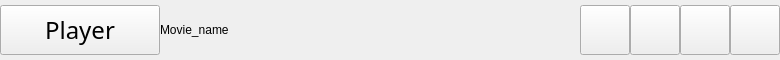
<?xml version="1.0" encoding="UTF-8"?>
<ui version="4.0">
 <class>TitleBar</class>
 <widget class="QWidget" name="TitleBar">
  <property name="geometry">
   <rect>
    <x>0</x>
    <y>0</y>
    <width>780</width>
    <height>60</height>
   </rect>
  </property>
  <property name="minimumSize">
   <size>
    <width>0</width>
    <height>60</height>
   </size>
  </property>
  <property name="maximumSize">
   <size>
    <width>16777215</width>
    <height>60</height>
   </size>
  </property>
  <property name="windowTitle">
   <string>TitleBar</string>
  </property>
  <layout class="QHBoxLayout" name="horizontalLayout">
   <property name="spacing">
    <number>0</number>
   </property>
   <property name="leftMargin">
    <number>0</number>
   </property>
   <property name="topMargin">
    <number>0</number>
   </property>
   <property name="rightMargin">
    <number>0</number>
   </property>
   <property name="bottomMargin">
    <number>0</number>
   </property>
   <item>
    <widget class="QPushButton" name="MenuBtn">
     <property name="minimumSize">
      <size>
       <width>160</width>
       <height>50</height>
      </size>
     </property>
     <property name="maximumSize">
      <size>
       <width>160</width>
       <height>16777215</height>
      </size>
     </property>
     <property name="font">
      <font>
       <family>Bahnschrift Light SemiCondensed</family>
       <pointsize>18</pointsize>
      </font>
     </property>
     <property name="text">
      <string>Player</string>
     </property>
    </widget>
   </item>
   <item>
    <widget class="QLabel" name="MovieNameLab">
     <property name="minimumSize">
      <size>
       <width>420</width>
       <height>50</height>
      </size>
     </property>
     <property name="maximumSize">
      <size>
       <width>16777215</width>
       <height>50</height>
      </size>
     </property>
     <property name="text">
      <string>Movie_name</string>
     </property>
     <property name="wordWrap">
      <bool>false</bool>
     </property>
    </widget>
   </item>
   <item>
    <spacer name="horizontalSpacer">
     <property name="orientation">
      <enum>Qt::Orientation::Horizontal</enum>
     </property>
     <property name="sizeHint" stdset="0">
      <size>
       <width>45</width>
       <height>20</height>
      </size>
     </property>
    </spacer>
   </item>
   <item>
    <widget class="QPushButton" name="MinBtn">
     <property name="minimumSize">
      <size>
       <width>50</width>
       <height>50</height>
      </size>
     </property>
     <property name="maximumSize">
      <size>
       <width>50</width>
       <height>50</height>
      </size>
     </property>
     <property name="text">
      <string/>
     </property>
    </widget>
   </item>
   <item>
    <widget class="QPushButton" name="MaxBtn">
     <property name="minimumSize">
      <size>
       <width>50</width>
       <height>50</height>
      </size>
     </property>
     <property name="maximumSize">
      <size>
       <width>50</width>
       <height>50</height>
      </size>
     </property>
     <property name="text">
      <string/>
     </property>
    </widget>
   </item>
   <item>
    <widget class="QPushButton" name="FullScreenBtn">
     <property name="minimumSize">
      <size>
       <width>50</width>
       <height>50</height>
      </size>
     </property>
     <property name="maximumSize">
      <size>
       <width>50</width>
       <height>50</height>
      </size>
     </property>
     <property name="text">
      <string/>
     </property>
    </widget>
   </item>
   <item>
    <widget class="QPushButton" name="CloseBtn">
     <property name="minimumSize">
      <size>
       <width>50</width>
       <height>50</height>
      </size>
     </property>
     <property name="maximumSize">
      <size>
       <width>50</width>
       <height>50</height>
      </size>
     </property>
     <property name="text">
      <string/>
     </property>
    </widget>
   </item>
  </layout>
 </widget>
 <resources/>
 <connections/>
</ui>
